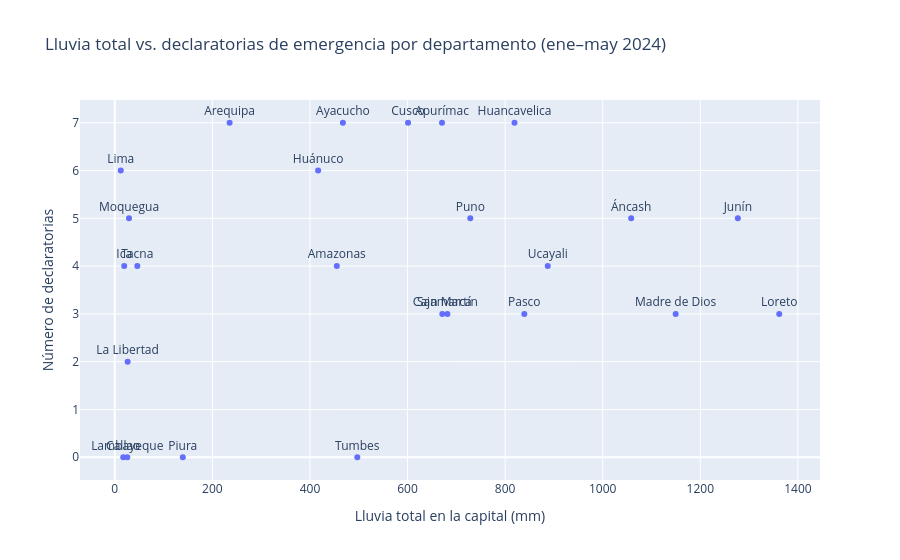

Notebook source saved alongside this figure:
### Markdown cell above
### Paso 8 - Gráficos cpn Plotly
###8a. Lluvia total frente a declaratorias

### Code cell
import plotly.express as px

fig1 = px.scatter(
    tabla_final,
    x="lluvia_total_mm",
    y="declaratorias",
    text="departamento",
    hover_data=["capital", "dias_lluvia_fuerte", "prorrogas"],
    labels={"lluvia_total_mm": "Lluvia total en la capital (mm)",
            "declaratorias": "Número de declaratorias"},
    title="Lluvia total vs. declaratorias de emergencia por departamento (ene–may 2024)"
)
fig1.update_traces(textposition="top center")
fig1.show()

### Figure 1 — Plotly figure (JSON) as saved in the notebook; plotly's stock layout.template omitted (floating-point values rounded to 4 significant figures)
{"data": [{"customdata": [["Chachapoyas", 0, 2], ["Huaraz", 3, 5], ["Abancay", 2, 4], ["Arequipa", 1, 6], ["Ayacucho", 1, 5], ["Cajamarca", 0, 3], ["Callao", 0, 0], ["Cusco", 0, 5], ["Huancavelica", 1, 4], ["Huánuco", 3, 3], ["Ica", 0, 3], ["Huancayo", 11, 1], ["Trujillo", 0, 3], ["Chiclayo", 0, 2], ["Huacho", 0, 5], ["Iquitos", 19, 2], ["Puerto Maldonado", 15, 0], ["Moquegua", 0, 2], ["Cerro de Pasco", 1, 3], ["Piura", 2, 2], ["Puno", 1, 2], ["Moyobamba", 3, 4], ["Tacna", 0, 0], ["Tumbes", 3, 2], ["Pucallpa", 9, 0]], "hovertemplate": "Lluvia total en la capital (mm)=%{x}<br>Número de declaratorias=%{y}<br>departamento=%{text}<br>capital=%{customdata[0]}<br>dias_lluvia_fuerte=%{customdata[1]}<br>prorrogas=%{customdata[2]}<extra></extra>", "legendgroup": "", "marker": {"color": "#636efa", "symbol": "circle"}, "mode": "markers+text", "name": "", "orientation": "v", "showlegend": false, "text": ["Amazonas", "Áncash", "Apurímac", "Arequipa", "Ayacucho", "Cajamarca", "Callao", "Cusco", "Huancavelica", "Huánuco", "Ica", "Junín", "La Libertad", "Lambayeque", "Lima", "Loreto", "Madre de Dios", "Moquegua", "Pasco", "Piura", "Puno", "San Martín", "Tacna", "Tumbes", "Ucayali"], "textposition": "top center", "type": "scatter", "x": [455.0, 1058.0, 670.6, 235.3, 467.5, 671.2, 17.3, 601.0, 819.2, 416.7, 19.3, 1277.0, 26.3, 25.6, 12.2, 1362.0, 1150.0, 29.1, 839.3, 139.4, 728.6, 681.7, 46.1, 497.0, 887.4], "xaxis": "x", "y": [4, 5, 7, 7, 7, 3, 0, 7, 7, 6, 4, 5, 2, 0, 6, 3, 3, 5, 3, 0, 5, 3, 4, 0, 4], "yaxis": "y"}], "layout": {"legend": {"tracegroupgap": 0}, "title": {"text": "Lluvia total vs. declaratorias de emergencia por departamento (ene–may 2024)"}, "xaxis": {"anchor": "y", "domain": [0, 1], "title": {"text": "Lluvia total en la capital (mm)"}}, "yaxis": {"anchor": "x", "domain": [0, 1], "title": {"text": "Número de declaratorias"}}}}
